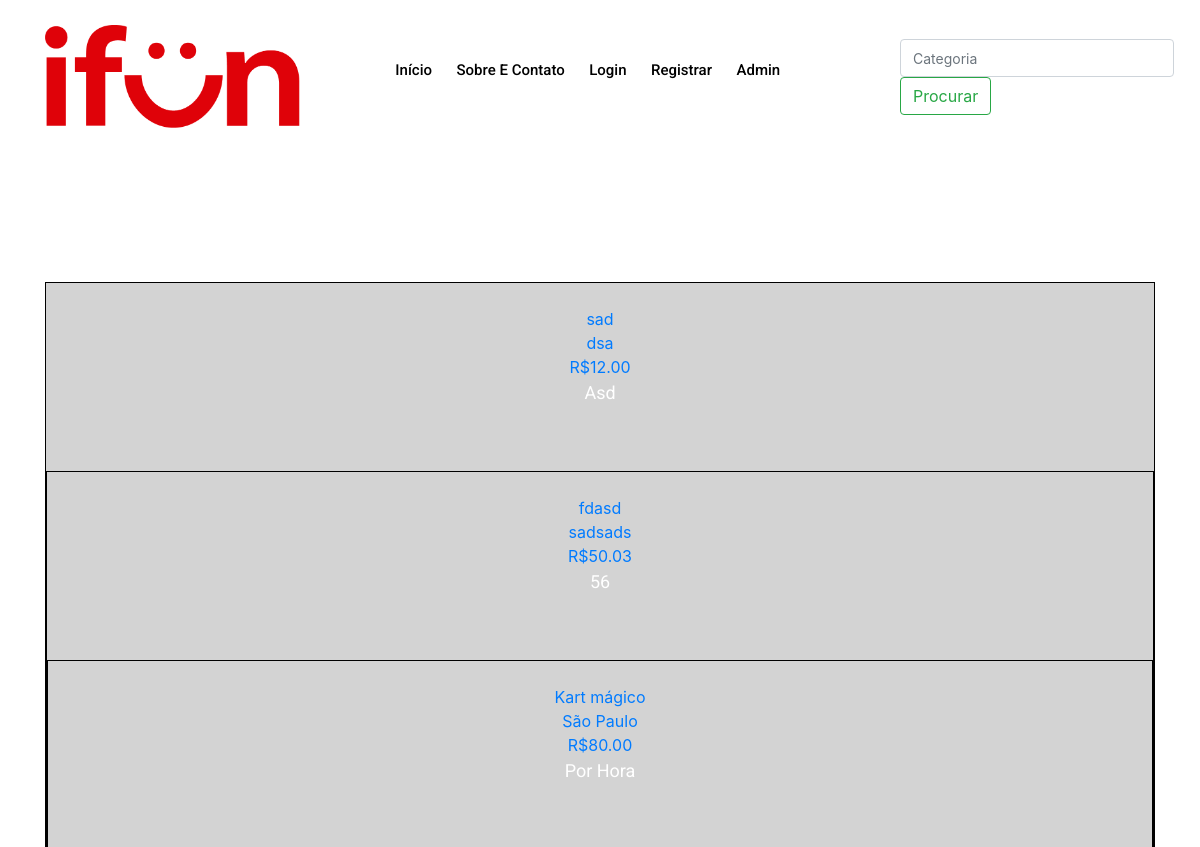
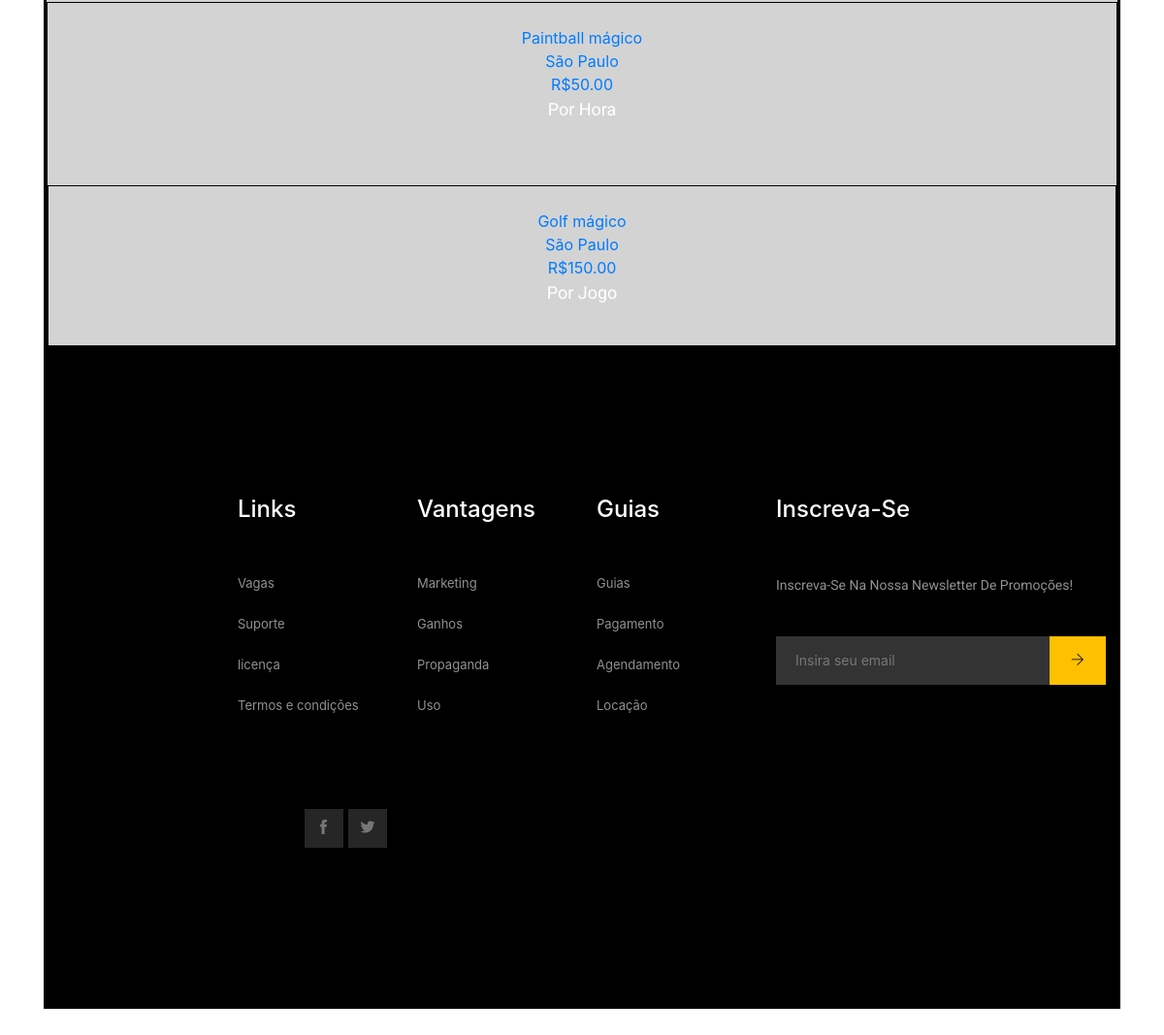
/services, run on the app's committed database (2 pictures, top to bottom).
### services/models.py (models this page shows, shortened)
class service(models.Model):
    title = models.CharField(max_length=50)
    city = models.CharField(max_length=30)
    state = models.CharField(max_length=25)
    startTime = models.TimeField()
    endTime = models.TimeField()
    price = models.DecimalField(decimal_places=2, max_digits=6)
    priceType = models.CharField(max_length=50)
    telephone = models.CharField(max_length=11)
    minimunAge = models.IntegerField(null=True, blank=True)
    category = models.CharField(max_length=30) #TODO fazer por SELECT
    image = models.ImageField(upload_to=uploadImagePath, null=True, blank=True)
    description = models.TextField()
    objects = ProductManager()
    def getAbsoluteUrl(self):
        return "/services/{pk}".format(pk=self.pk)

### services/views.py (the view)
# urls.py: path('services', serviceListView.as_view(), name='services'),
class serviceListView(ListView):
    queryset = service.objects.all()
    template_name = "services/list.html"
    def get_queryset(self,*args, **kwargs):
        request=self.request
        return service.objects.all()

### templates/services/list.html (shortened to what this page needs)
{% extends "base.html" %}
{% load static %}
{% block content %}
    <div class="bradcam_area bradcam_bg_1" style="background-image: none">
        <div class="container">
            <div class="row">
                <div class="col-xl-12">
                    <div class="bradcam_text text-center">
                        <link rel="stylesheet"
                              href="https://stackpath.bootstrapcdn.com/bootstrap/4.1.3/css/bootstrap.min.css"
>
                    {%if object_list%}
                        {% for obj in object_list %}
                            <a style="margin: 2px" href="{{ obj.getAbsoluteUrl }} ">
                                <div style="border: 1px solid black;background-color: lightgrey">
                                    <div class="container">
                                        {{ obj.title }}
                                    </div>
                                    <div class="container">
                                        {{ obj.city }}
                                    </div>
                                    <div class="container">
                                        R${{ obj.price}}
                                        <p>{{ obj.priceType}}</p>
                                    </div>
                            </a>
                            <br>
                        {% endfor %}
                    {% else %}
                    <h1>Sem resultados. Tente outra categora.</h1>
                        {% endif %}
                    </div>
                </div>
            </div>
        </div>
    </div>
{% endblock %}

### templates/base.html (shortened to what this page needs)
{% load static %}
<!doctype html>
<html class="no-js" lang="zxx">
<head>
    <link rel="stylesheet" href='{% static "css/bootstrap.min.css" %}'>
    <link rel="stylesheet" href='{% static "css/owl.carousel.min.css" %}'>
    <link rel="stylesheet" href='{% static "css/magnific-popup.css" %}'>
    <link rel="stylesheet" href='{% static "css/font-awesome.min.css" %}'>
    <link rel="stylesheet" href='{% static "css/themify-icons.css" %}'>
    <link rel="stylesheet" href='{% static "css/nice-select.css" %}'>
    <link rel="stylesheet" href='{% static "css/flaticon.css" %}'>
    <link rel="stylesheet" href='{% static "css/gijgo.css" %}'>
    <link rel="stylesheet" href='{% static "css/animate.min.css" %}'>
    <link rel="stylesheet" href='{% static "css/slick.css" %}'>
    <link rel="stylesheet" href='{% static "css/slicknav.css" %}'>
    <link rel="stylesheet" href='{% static "css/style.css" %}'>
</head>
<body>
<header>
    <div class="header-area ">
        <div id="sticky-header" class="main-header-area ">
            <div class="container">
                <div class="row align-items-center">
                    <div class="col-xl-3 col-lg-2">
                        <div class="logo">
                            <a href="index.html">
                                <img src='{% static "img/logo.png" %}' height="100%" width="100%">
                            </a>
                        </div>
                    </div>
                    <div class="col-xl-6 col-lg-7">
                        <div class="main-menu   d-none d-lg-block">
                            <nav>
                                <ul id="navigation">
                                    <li><a href="index">Início</a></li>
                                    <li><a href="about">Sobre e contato</a></li>
                                    <li><a href="login">Login</a></li>
                                    <li><a href="register">Registrar</a></li>
                                    <li><a href="admin">admin</a></li>
                                </ul>
                            </nav>
                        </div>
                    </div>
                    <div class="col-xl-3 col-lg-3 d-none d-lg-block">
                        <div class="search_icon">
                            <form class="form-inline my-2 my-lg-0" action="/search/" method="get">
                                <input class="form-control mr-sm-2" type="search" placeholder="Categoria"
                                       aria-label="Search" name="q">
                                <button class="btn btn-outline-success my-2 my-sm-0"  type="submit">Procurar</button>
                            </form>
                        </div>
                    </div>
                    <div class="col-12">
                    </div>
                </div>
            </div>
        </div>
    </div>
</header>
{% block content %} {% endblock %}
<footer class="footer" style="">
    <div class="footer_top">
        <div class="container">
            <div class="row">
                <div class="col-xl-2 col-md-6 col-lg-2">
                </div>
                <div class="col-xl-2 col-md-6 col-lg-2">
                    <div class="footer_widget">
                        <h3 class="footer_title">
                            Links
                        </h3>
                        <ul>
                            <li><a href="#">Vagas</a></li>
                            <li><a href="#">Suporte</a></li>
                            <li><a href="#">licença</a></li>
                            <li><a href="#">Termos e condições</a></li>
                        </ul>
                    </div>
                </div>
                <div class="col-xl-2 col-md-6 col-lg-2">
                    <div class="footer_widget">
                        <h3 class="footer_title">
                            Vantagens
                        </h3>
                        <ul>
                            <li><a href="#">Marketing</a></li>
                            <li><a href="#">Ganhos</a></li>
                            <li><a href="#">Propaganda</a></li>
                            <li><a href="#">Uso</a></li>
                        </ul>
                    </div>
                </div>
                <div class="col-xl-2 col-md-6 col-lg-2">
                    <div class="footer_widget">
                        <h3 class="footer_title">
                            Guias
                        </h3>
                        <ul>
                            <li><a href="#">Guias</a></li>
                            <li><a href="#">Pagamento</a></li>
                            <li><a href="#">Agendamento</a></li>
                            <li><a href="#">Locação</a></li>
                        </ul>
                    </div>
                </div>
                <div class="col-xl-4 col-md-6 col-lg-4">
                    <div class="footer_widget">
                        <h3 class="footer_title">
                            Inscreva-se
                        </h3>
                        <p class="newsletter_text">Inscreva-se na nossa newsletter de promoções!</p>
                        <form action="#" class="newsletter_form">
                            <input type="text" placeholder="Insira seu email">
                            <button type="submit"><i class="ti-arrow-right"></i></button>
                        </form>
                    </div>
                </div>
            </div>
        </div>
    </div>
    <div class="copy-right_text">
        <div class="container">
            <div class="footer_border"></div>
            <div class="row align-items-center">
                <div class="col-xl-4 col-md-4">
                    <div class="socail_links">
                        <ul>
                            <li>
                                <a href="#">
                                    <i class="ti-facebook"></i>
                                </a>
                            </li>
                            <li>
                                <a href="#">
                                    <i class="ti-twitter-alt"></i>
                                </a>
                            </li>
                        </ul>
                    </div>
                </div>
            </div>
        </div>
    </div>
</footer>
</body>
</html>

### data on the page
service: title "sad", city "dsa", price "12.00", priceType "Asd"
service: title "fdasd", city "sadsads", price "50.03", priceType "56"
service: title "Kart mágico", city "São Paulo", price "80.00", priceType "Por Hora"
service: title "Paintball mágico", city "São Paulo", price "50.00", priceType "Por Hora"
service: title "Golf mágico", city "São Paulo", price "150.00", priceType "Por Jogo"
